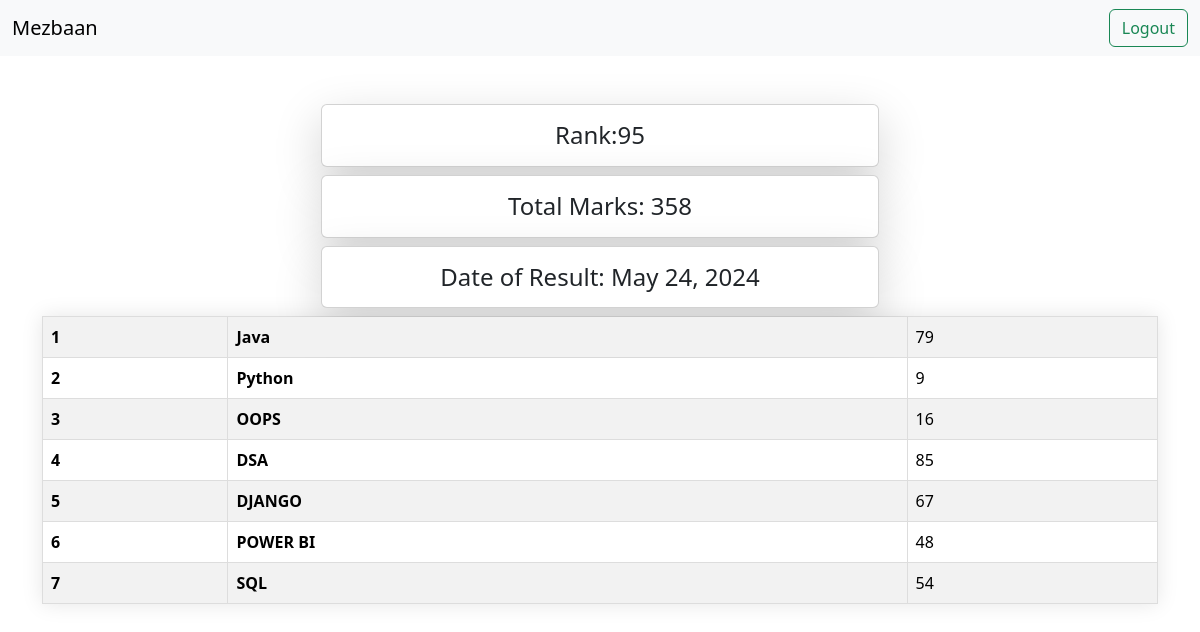
/see_marks/STU-0173, run on the app's committed database.
### vege/models.py (models this page shows, shortened)
class SubjectMarks(models.Model):
  student = models.ForeignKey(Student , related_name="studentmarks", on_delete=models.CASCADE)
  subject = models.ForeignKey(Subject, on_delete=models.CASCADE)
  marks = models.IntegerField()
  class Meta:
    unique_together = ['student', 'subject']

class Student(models.Model):
  department = models.ForeignKey(Department , related_name="depart", on_delete=models.CASCADE)
  student_id = models.OneToOneField(StudentID, related_name="studentid", on_delete=models.CASCADE)
  student_name = models.CharField(max_length=100)
  student_age = models.IntegerField(default=18)
  student_email = models.EmailField(unique=True)
  student_address = models.TextField()
  class Meta:
    ordering = ['student_name']
    verbose_name = 'student'

class ReportCard(models.Model):
  student = models.ForeignKey(Student , related_name="studentreportcard", on_delete=models.CASCADE)
  student_rank = models.IntegerField()
  date_of_reportCard_generation = models.DateField(auto_now_add=True)
  class Meta:
    unique_together = ['student_rank', 'date_of_reportCard_generation']

class Subject(models.Model):
  subject_name = models.CharField(max_length=100)

### vege/views.py (the view)
# urls.py: path('see_marks/<student_id>', see_marks , name = "see_marks"),
def see_marks(request, student_id):
  queryset = SubjectMarks.objects.filter(student__student_id__student_id= student_id)
  total_marks = queryset.aggregate(total_marks = Sum('marks'))
  return render(request, 'reports/see_marks.html', {'queryset': queryset , 'total_marks': total_marks})

### home/templates/reports/see_marks.html (shortened to what this page needs)
<!DOCTYPE html>
<html lang="en">
<head>
  <link href="https://cdn.jsdelivr.net/npm/bootstrap@5.3.3/dist/css/bootstrap.min.css" rel="stylesheet">
</head>
<body>
  <nav class="navbar bg-body-tertiary">
    <div class="container-fluid">
      <a class="navbar-brand">Mezbaan</a>
        <a href="/logout/" class="btn btn-outline-success" type="submit">Logout</a>
    </div>
  </nav>
  <div class="container mt-5">
    <h4 class="col-6 mx-auto card p-3 shadow-lg text-center">Rank:{{queryset.first.student.studentreportcard.first.student_rank}}</h4>
  <h4 class="col-6 mx-auto card p-3 shadow-lg text-center">Total Marks: {{total_marks.total_marks}} </h4>
    <table class="table table-striped">
      <h4 class="col-6 mx-auto card p-3 shadow-lg text-center">Date of Result: {{queryset.first.student.studentreportcard.first.date_of_reportCard_generation}}</h4>
      <tbody>
        {% for marks in queryset %}
        <tr>
          <th scope="row">{{forloop.counter}}</th>
          <td>
             <b> {{marks.subject.subject_name}} </b>
            </td>
          <td>{{marks.marks}}</td>
        </tr>
        {% endfor %}
      </tbody>
    </table>
    </div>
</body>
</html>

### home/templates/reports/see_marks.html (style rules this page uses)
body { background: url(https://i.pinimg.com/564x/ee/82/7b/ee827bd3d128d9c3a5f5eb9c334f6b36.jpg); }
table { border-collapse: collapse; overflow: hidden; box-shadow: 0 0 20px rgba(0,0,0,0.1); background-color: white; margin-bottom: 10px; }
th, td { padding: 15px; background-color: rgba(255,255,255,0.2); color: black; border: 1px solid #ddd; }
th { text-align: left; }

### data on the page
SubjectMarks: first.student.studentreportcard.first.student_rank "95", first.student.studentreportcard.first.date_of_reportCard_generation "May 24, 2024", subject.subject_name "Java", marks "79"
SubjectMarks: subject.subject_name "Python", marks "9"
SubjectMarks: subject.subject_name "OOPS", marks "16"
SubjectMarks: subject.subject_name "DSA", marks "85"
SubjectMarks: subject.subject_name "DJANGO", marks "67"
SubjectMarks: subject.subject_name "POWER BI", marks "48"
SubjectMarks: subject.subject_name "SQL", marks "54"

### other printed values
{{ total_marks.total_marks }} "358"
